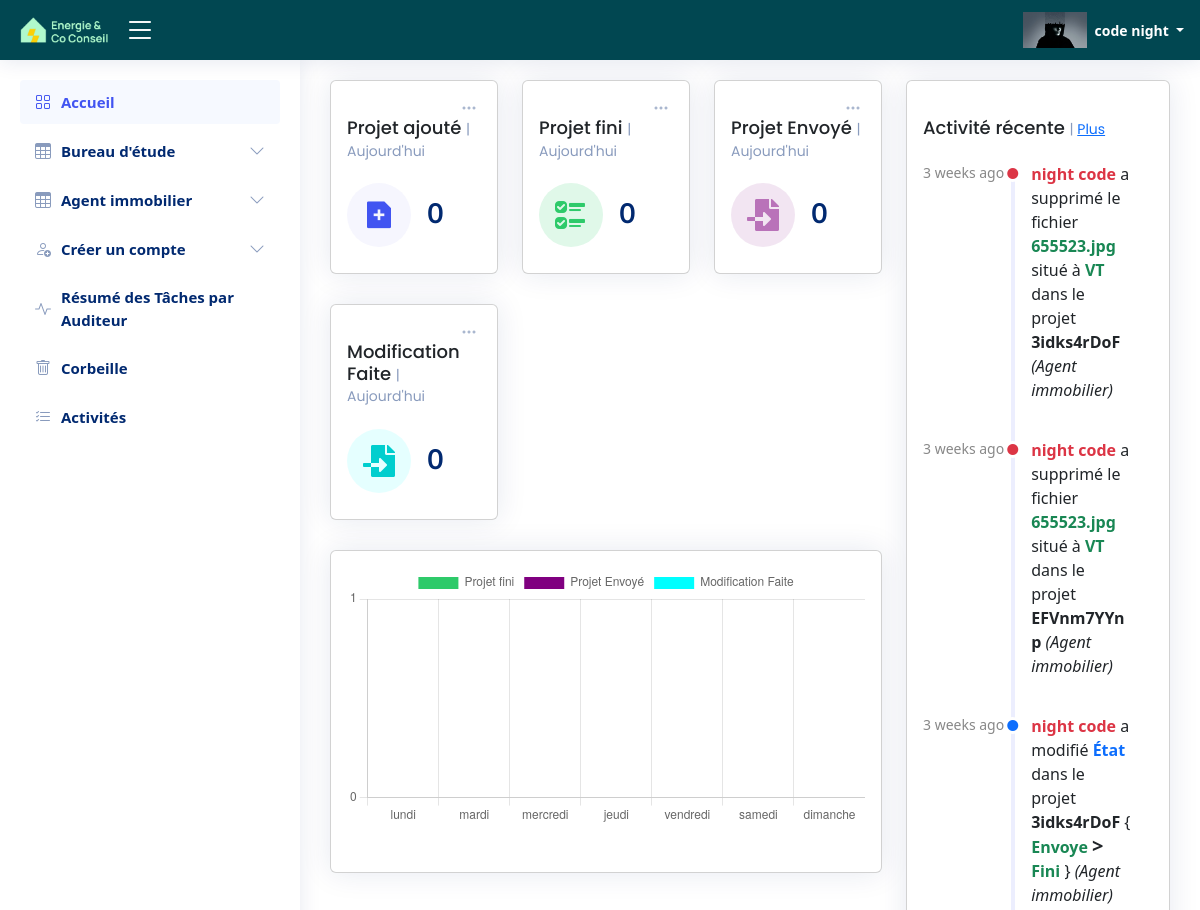
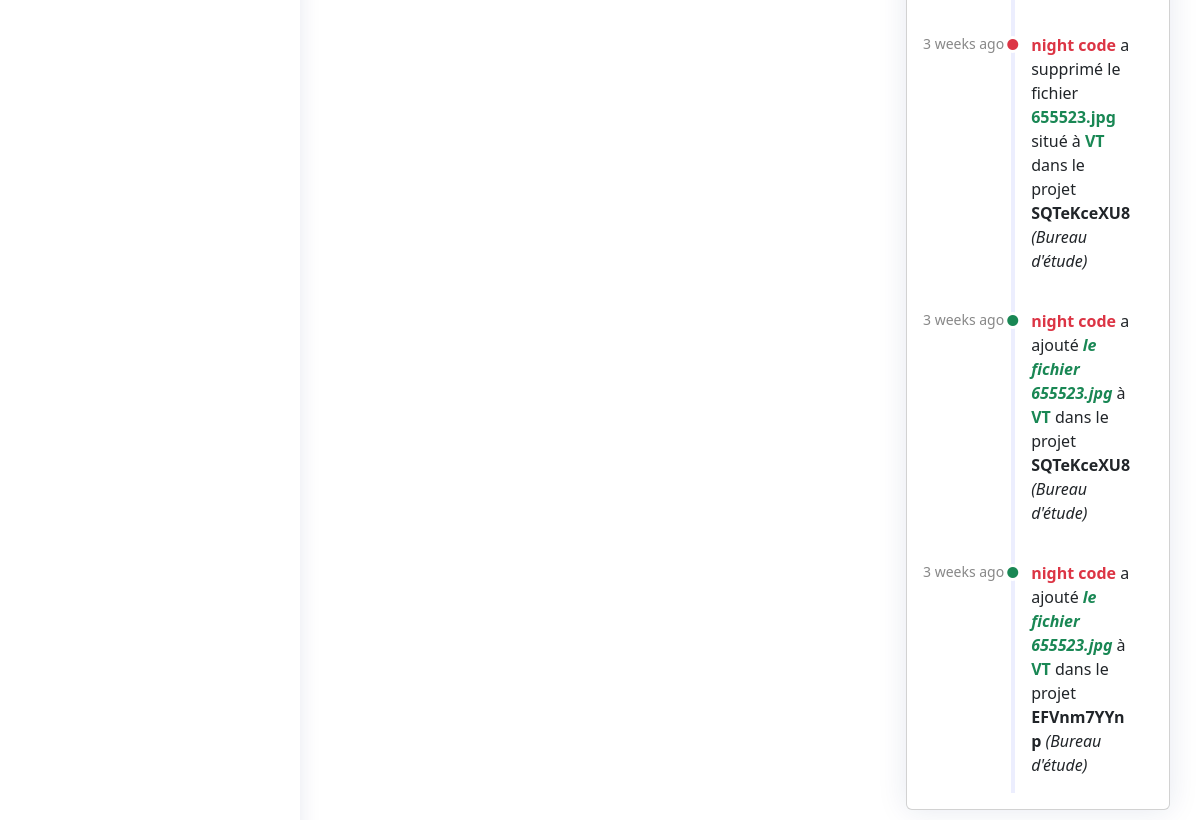
Before: /Accueil/ (signed in) with the older database file (2 pictures, top to bottom).
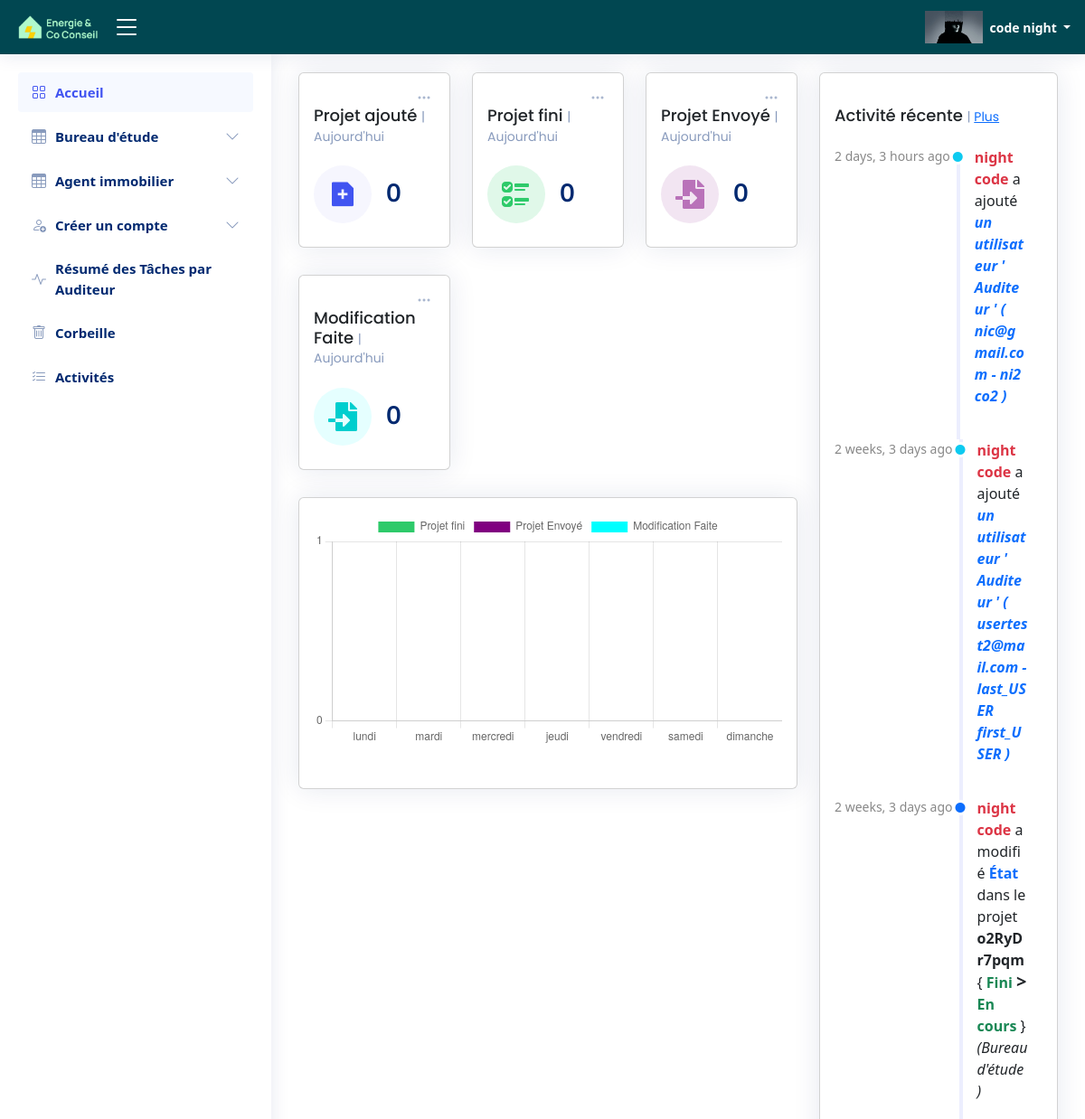
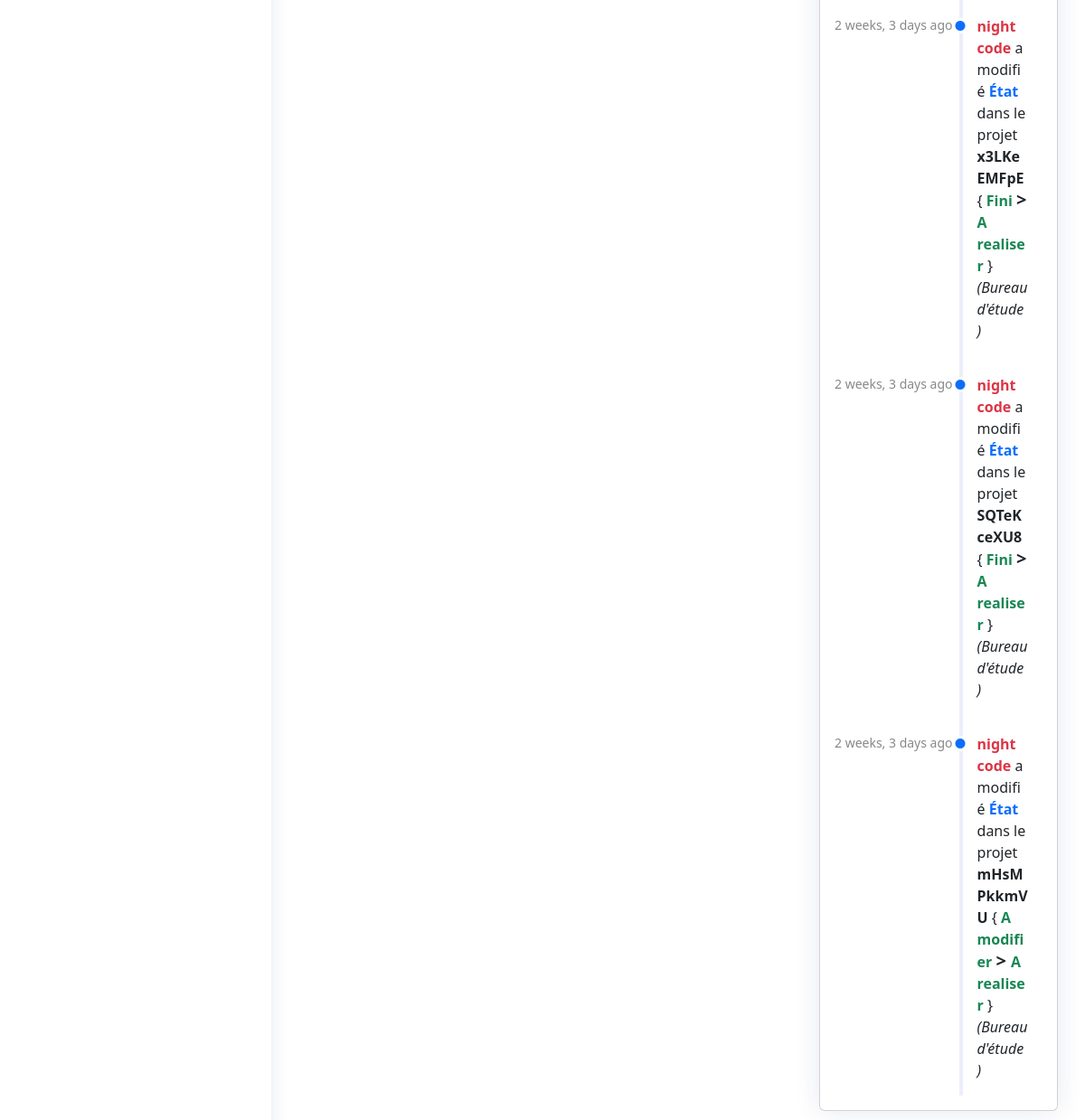
After: the same page with the newer database file (2 pictures, top to bottom).
### ERapp/models.py (models this page shows, shortened)
class Activities_audit(models.Model):
    Activity_id = models.CharField(max_length=255,blank=True)
    Activity_user = models.CharField(max_length=255,blank=True)
    Activity_user_email = models.CharField(max_length=255,blank=True)
    Activity_table = models.CharField(max_length=255,blank=True)
    Activity_date = models.DateTimeField(default=timezone.now)
    Activity_project_id = models.CharField(max_length=255,blank=True)
    Activity_name = models.CharField(max_length=255,blank=True)
    Activity_before = models.CharField(max_length=255,blank=True)
    Activity_after = models.CharField(max_length=255,blank=True)
    Activity_add = models.BooleanField(default=False)
    Activity_add_2 = models.BooleanField(default=False)
    Activity_edit = models.BooleanField(default=False)
    Activity_delete = models.BooleanField(default=False)
    Activity_be = models.BooleanField(default=False)

### ERapp/views.py (the view)
# urls.py: path('Accueil/',Auditeur_Accueil ,name="Auditeur_main_page"),
@login_required
def Auditeur_Accueil(request):
    user_=request.user
    data = TableData001.objects.all()
    activities_audit = Activities_audit.objects.order_by("-Activity_date")[:6]
    today = timezone.now().date() +timedelta(days=1)
    yesterday = today - timedelta(days=1)
    first_day_of_year = date(today.year, 1, 1)
    first_day_of_month = date(today.year, today.month, 1)
    client_count_added_today = TableData001.objects.filter(creation_time__range=(yesterday,today)).count()
    client_count_added_month = TableData001.objects.filter(creation_time__range=(first_day_of_month, timezone.now())).count()
    client_count_added_year= TableData001.objects.filter(creation_time__range=(first_day_of_year, timezone.now())).count()
    client_count_envoye_today = TableData001.objects.filter(Envoye_time__range=(yesterday,today)).count()
    client_count_envoye_month = TableData001.objects.filter(Envoye_time__range=(first_day_of_month, timezone.now())).count()
    client_count_envoye_year= TableData001.objects.filter(Envoye_time__range=(first_day_of_year, timezone.now())).count()
    client_count_fini_today = TableData001.objects.filter(fini_time__range=(yesterday,today)).count()
    client_count_fini_month = TableData001.objects.filter(fini_time__range=(first_day_of_month,timezone.now())).count()
    client_count_fini_year= TableData001.objects.filter(fini_time__range=(first_day_of_year, timezone.now())).count()
    client_count_Modification_Faite_today = TableData001.objects.filter(Modification_Faite_time__range=(yesterday,today)).count()
    client_count_Modification_Faite_month = TableData001.objects.filter(Modification_Faite_time__range=(first_day_of_month,timezone.now())).count()
    client_count_Modification_Faite_year= TableData001.objects.filter(Modification_Faite_time__range=(first_day_of_year, timezone.now())).count()
    fini_result={}
    envoye_result={}
    Modification_Faite_result={}
    days_of_week = ['lundi', 'mardi', 'mercredi', 'jeudi', 'vendredi', 'samedi','dimanche']
    current_date = timezone.now().date()
    current_weekday = current_date.weekday()
    k=int(current_weekday)
    days_of_week_today=days_of_week[k]
    for day_offset in range(current_weekday + 1):
        start_date = current_date - timedelta(days=day_offset)
        end_date = start_date + timedelta(days=1) - timedelta(seconds=1)
        count1 = TableData001.objects.filter(fini_time__range=(start_date, end_date),fini_time_checker=True,fini_by_user=user_.email).count()
        count2 = TableData001.objects.filter(Envoye_time__range=(start_date, end_date),Envoye_time_checker=True,Envoye_by_user=user_.email).count()
        count3 = TableData001.objects.filter(Modification_Faite_time__range=(start_date, end_date),Modification_Faite_time_checker=True,Modification_Faite_by_user=user_.email).count()
        fini_result[days_of_week[k]] = count1
        envoye_result[days_of_week[k]] = count2
        Modification_Faite_result[days_of_week[k]] = count3
        k-=1
    return render(request, "html/Auditeur_main_page.html",{'data':data,
                                                        'activities_audit':activities_audit,
                                                        'client_count_added_today':client_count_added_today,
                                                        'client_count_added_month':client_count_added_month,
                                                        'client_count_added_year':client_count_added_year,
                                                        'client_count_envoye_today':client_count_envoye_today,
                                                        'client_count_envoye_month':client_count_envoye_month,
                                                        'client_count_envoye_year':client_count_envoye_year,
                                                        'client_count_fini_today':client_count_fini_today,
                                                        'client_count_fini_month':client_count_fini_month,
                                                        'client_count_fini_year':client_count_fini_year,
                                                        'fini_result':fini_result,
                                                        'envoye_result':envoye_result,
                                                        'Modification_Faite_result':Modification_Faite_result,
                                                        'client_count_Modification_Faite_today':client_count_Modification_Faite_today,
                                                        'client_count_Modification_Faite_month':client_count_Modification_Faite_month,
                                                        'client_count_Modification_Faite_year':client_count_Modification_Faite_year,
                                                        'days_of_week_today':days_of_week_today,})

### ERapp/templates/html/Auditeur_main_page.html (shortened to what the changed rows need)
{% load static %}
{% load l10n %}
{% load humanize %}
<!DOCTYPE html>
<html lang="en">
<head>
  <link rel="stylesheet" href="https://cdnjs.cloudflare.com/ajax/libs/font-awesome/5.15.3/css/all.min.css">
  <link href="{% static 'css/style.css' %}" rel="stylesheet" type="text/css">
  <link href="{% static 'vendor/bootstrap/css/bootstrap.min.css' %}" rel="stylesheet">
  <link href="{% static 'vendor/bootstrap-icons/bootstrap-icons.css' %}" rel="stylesheet">
  <link href="{% static 'vendor/boxicons/css/boxicons.min.css' %}" rel="stylesheet">
  <link href="{% static 'vendor/quill/quill.snow.css' %}" rel="stylesheet">
  <link href="{% static 'vendor/quill/quill.bubble.css' %}" rel="stylesheet">
  <link href="{% static 'vendor/remixicon/remixicon.css' %}" rel="stylesheet">
  <link href="{% static 'vendor/simple-datatables/style.css' %}" rel="stylesheet">
</head>
<body >
  {% if user.is_authenticated  and "auditeur" in user.role  %}
  <main id="main" class="main">
    <section class="section dashboard">
      <div class="row">
                  <script>
                    document.addEventListener("DOMContentLoaded", () => {
                      new Chart(document.querySelector('#lineChart'), {
                        type: 'bar',
                        data: {
                          labels: ['lundi', 'mardi', 'mercredi', 'jeudi', 'vendredi', 'samedi','dimanche'],
                          datasets: [{
                            label: 'Projet fini',
                            data: [{{ fini_result.lundi }}, {{fini_result.mardi}}, {{fini_result.mercredi}}, {{fini_result.jeudi}}, {{fini_result.vendredi}}, {{fini_result.samedi}}, {{fini_result.dimanche}}],
                            fill: false,
                            backgroundColor: '#2ECA6A',
                            tension: 0.1
                          },
                          {
                            label: 'Projet Envoyé',
                            data: [{{ envoye_result.lundi }}, {{envoye_result.mardi}}, {{envoye_result.mercredi}}, {{envoye_result.jeudi}}, {{envoye_result.vendredi}}, {{envoye_result.samedi}}, {{envoye_result.dimanche}}],
                            fill: false,
                            backgroundColor: 'purple',
                            tension: 0.1
                          },
                          {
                            label: 'Modification Faite',
                            data: [{{ Modification_Faite_result.lundi }}, {{Modification_Faite_result.mardi}}, {{Modification_Faite_result.mercredi}}, {{Modification_Faite_result.jeudi}}, {{Modification_Faite_result.vendredi}}, {{Modification_Faite_result.samedi}}, {{Modification_Faite_result.dimanche}}],
                            fill: false,
                            backgroundColor: 'cyan',
                            tension: 0.1
                          }
                          ]
                        },
                        options: {
                          scales: {
                            y: {
                              beginAtZero: true,
                              ticks: {
                                stepSize: 1
                              }
                            }
                          }
                        }
                      });
                    });
                  </script>
        <div class="col-lg-4">
          <div class="card">
            <div class="card-body">
              <div class="activity">
                {% for A_AU in activities_audit %}
                  {% if A_AU.Activity_edit %}
                    <div class="activity-item d-flex">
                      <div class="activite-label">{{A_AU.Activity_date|naturaltime}}</div>
                      <i class="bi bi-circle-fill activity-badge text-primary align-self-start"></i>
                      <div class="activity-content">
                        <p class="Activities_audit_p"><b  class="fw-bold text-danger">{{A_AU.Activity_user}}</b> a modifié <b class="fw-bold text-primary">{{A_AU.Activity_name}}</b> dans le projet <b class="fw-bold text-dark">{{A_AU.Activity_project_id}}</b> { <b class="fw-bold text-success ">{{A_AU.Activity_before}}</b> <b class="fw-bold text-dark h5"> &gt </b> <b class="fw-bold text-success ">{{A_AU.Activity_after}}</b> } <i> ({{A_AU.Activity_table}})</i></p>
                      </div>
                    </div>
                  {% endif %}
                  {% if A_AU.Activity_add %}
                    <div class="activity-item d-flex">
                      <div class="activite-label">{{A_AU.Activity_date|naturaltime}}</div>
                      <i class="bi bi-circle-fill activity-badge text-success align-self-start"></i>
                      <div class="activity-content">
                        <p class="Activities_audit_p"><b class=" text-danger">{{A_AU.Activity_user}}</b> a ajouté <i class="fw-bold text-success">{{A_AU.Activity_before}}</i> à <b class="fw-bold text-success ">{{A_AU.Activity_after}}</b> dans le projet <b class="fw-bold text-dark">{{A_AU.Activity_project_id}}</b><i> ({{A_AU.Activity_table}})</i></p>
                      </div>
                    </div>
                  {% endif %}
                  {% if A_AU.Activity_delete %}
                    <div class="activity-item d-flex">
                      <div class="activite-label">{{A_AU.Activity_date|naturaltime}}</div>
                      <i class="bi bi-circle-fill activity-badge text-danger  align-self-start"></i>
                      <div class="activity-content">
                        <p class="Activities_audit_p"><b class=" text-danger">{{A_AU.Activity_user}}</b> a supprimé le fichier <b class="fw-bold text-success ">{{A_AU.Activity_before}}</b> situé à <b class="fw-bold text-success ">{{A_AU.Activity_after}}</b> dans le projet <b class="fw-bold text-dark">{{A_AU.Activity_project_id}}</b><i> ({{A_AU.Activity_table}})</i></p>
                      </div>
                    </div>
                  {% endif %}
                  {% if A_AU.Activity_add_2 %}
                    <div class="activity-item d-flex">
                      <div class="activite-label">{{A_AU.Activity_date|naturaltime}}</div>
                      <i class="bi bi-circle-fill activity-badge text-info align-self-start"></i>
                      <div class="activity-content">
                        <p class="Activities_audit_p"><b class=" text-danger">{{A_AU.Activity_user}}</b> a ajouté  <i class="fw-bold text-primary">{{A_AU.Activity_before}} </i></p>
                      </div>
                    </div>
                  {% endif %}
                {% endfor %}
              </div>
            </div>
          </div>
        </div>
      </div>
    </section>
  </main>
  {% else %}
  <script>
    window.location.href = "{% url 'not_logged_in' %}";
  </script>
  {% endif %}
</body>
</html>

Changed rows visible on the page:
no longer on this page (row unchanged): Activities_audit: Activity_date "3 weeks ago", Activity_user "night code", Activity_before "655523.jpg", Activity_after "VT", Activity_project_id "3idks4rDoF", Activity_table "Agent immobilier"
no longer on this page (row unchanged): Activities_audit: Activity_date "3 weeks ago", Activity_user "night code", Activity_before "655523.jpg", Activity_after "VT", Activity_project_id "EFVnm7YYnp", Activity_table "Agent immobilier"
no longer on this page (row unchanged): Activities_audit: Activity_date "3 weeks ago", Activity_user "night code", Activity_name "État", Activity_project_id "3idks4rDoF", Activity_before "Envoye", Activity_after "Fini", Activity_table "Agent immobilier"
no longer on this page (row unchanged): Activities_audit: Activity_date "3 weeks ago", Activity_user "night code", Activity_before "655523.jpg", Activity_after "VT", Activity_project_id "SQTeKceXU8", Activity_table "Bureau d'étude"
no longer on this page (row unchanged): Activities_audit: Activity_date "3 weeks ago", Activity_user "night code", Activity_before "le fichier 655523.jpg", Activity_after "VT", Activity_project_id "SQTeKceXU8", Activity_table "Bureau d'étude"
no longer on this page (row unchanged): Activities_audit: Activity_date "3 weeks ago", Activity_user "night code", Activity_before "le fichier 655523.jpg", Activity_after "VT", Activity_project_id "EFVnm7YYnp", Activity_table "Bureau d'étude"
added Activities_audit: Activity_date "2 days, 3 hours ago", Activity_user "night code", Activity_before "un utilisateur ' Auditeur ' ( nic@gmail.com - ni2 co2 )"
added Activities_audit: Activity_date "2 weeks, 3 days ago", Activity_user "night code", Activity_before "un utilisateur ' Auditeur ' ( usertest2@mail.com - last_USER first_USER )"
added Activities_audit: Activity_date "2 weeks, 3 days ago", Activity_user "night code", Activity_name "État", Activity_project_id "o2RyDr7pqm", Activity_before "Fini", Activity_after "En cours", Activity_table "Bureau d'étude"
added Activities_audit: Activity_date "2 weeks, 3 days ago", Activity_user "night code", Activity_name "État", Activity_project_id "x3LKeEMFpE", Activity_before "Fini", Activity_after "A realiser", Activity_table "Bureau d'étude"
added Activities_audit: Activity_date "2 weeks, 3 days ago", Activity_user "night code", Activity_name "État", Activity_project_id "SQTeKceXU8", Activity_before "Fini", Activity_after "A realiser", Activity_table "Bureau d'étude"
added Activities_audit: Activity_date "2 weeks, 3 days ago", Activity_user "night code", Activity_name "État", Activity_project_id "mHsMPkkmVU", Activity_before "A modifier", Activity_after "A realiser", Activity_table "Bureau d'étude"
